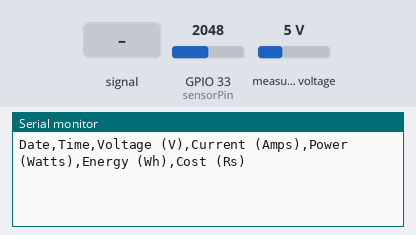
Recording of a sketch running on a simulated ESP32. Parts: the last lines printed to the serial monitor. The test bench sets the inputs (shaded band); at power-on: measured voltage 5 V, GPIO 33 (sensorPin) = 2048.

Above: at 1.2 s.
1.3 s: GPIO 33 (sensorPin) fed a 200 Hz sine of ±327 counts around its level
At 3.1 s:
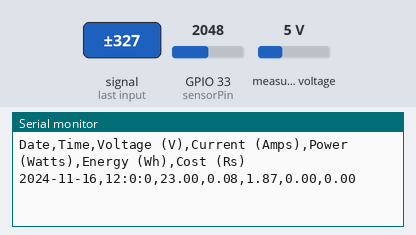
6.5 s: measured voltage set to 0.3 V
At 7.3 s:
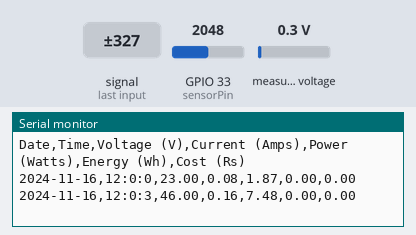
8.0 s: GPIO 33 (sensorPin) set to 1960
At 9.2 s:
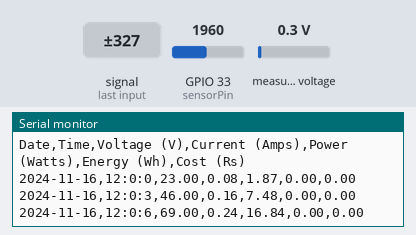
9.5 s: GPIO 33 (sensorPin) fed a 1000 Hz sine of ±1023 counts around its level
11.0 s: measured voltage set to 3.8 V
At 12.2 s:
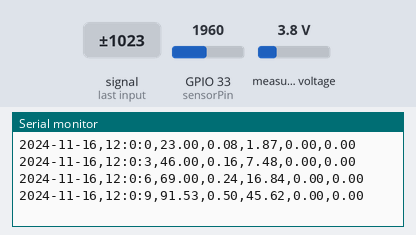
12.5 s: GPIO 33 (sensorPin) set to 2040
At 14.8 s:
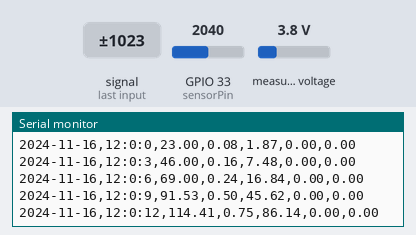
Timing chart, 0 to 15.0 s (numbered marks = the images above; inputs shaded):
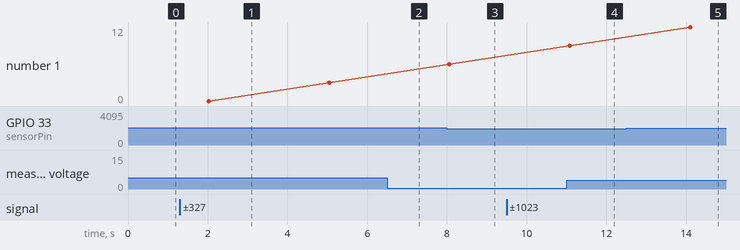

Measured:
- after the input at 1.3 s, the serial monitor: prints a new line after 0.72 s (image 1)

The sketch:

bulb2-100w_excel.ino
```cpp
#include <ZMPT101B.h>

#define SENSITIVITY 460.0f       // Adjust sensitivity if voltage reading is too low
#define MOVING_AVG_SIZE 10

ZMPT101B voltageSensor(32, 50.0);
float voltageReadings[MOVING_AVG_SIZE];
int voltageIndex = 0;

const int sensorPin = 33;
int mVperAmp = 229;
double currentReadings[MOVING_AVG_SIZE];
int currentIndex = 0;
double totalCurrent = 0;
double averageCurrent = 0;
double Voltage = 0;
double VRMS = 0;
double AmpsRMS = 0;
double Power = 0;
double Energy = 0;
double Cost = 0;
unsigned long previousMillis = 0;
unsigned long interval = 60000;
unsigned long programStartTime = millis();

double costPerUnit = 4.80;

// Starting date and time (year, month, day, hour, minute, second)
int year = 2024;
int month = 11;
int day = 16;
int hour = 12;
int minute = 0;
int second = 0;

void setup() {
  Serial.begin(115200);
  voltageSensor.setSensitivity(SENSITIVITY);

  Serial.println("Date,Time,Voltage (V),Current (Amps),Power (Watts),Energy (Wh),Cost (Rs)");
}

void loop() {
  // Update date and time based on elapsed time
  updateDateTime();

  // Measure voltage
  float voltage = voltageSensor.getRmsVoltage();
  voltageReadings[voltageIndex] = voltage;
  voltageIndex = (voltageIndex + 1) % MOVING_AVG_SIZE;

  float averageVoltage = 0;
  for (int i = 0; i < MOVING_AVG_SIZE; i++) {
    averageVoltage += voltageReadings[i];
  }
  averageVoltage /= MOVING_AVG_SIZE;

  Voltage = getVPP();
  VRMS = (Voltage / 2.0) * 0.707;
  AmpsRMS = (VRMS * 1000) / mVperAmp;

  totalCurrent -= currentReadings[currentIndex];
  currentReadings[currentIndex] = AmpsRMS;
  totalCurrent += currentReadings[currentIndex];
  currentIndex = (currentIndex + 1) % MOVING_AVG_SIZE;

  averageCurrent = totalCurrent / MOVING_AVG_SIZE;
  Power = averageVoltage * averageCurrent;

  unsigned long currentMillis = millis();
  if (currentMillis - previousMillis >= interval) {
    previousMillis = currentMillis;
    Energy += Power * (interval / 3600000.0);
    double energyInKWh = Energy / 1000.0;
    Cost = energyInKWh * costPerUnit;
  }

  // Print results with separated columns
  Serial.print(year);
  Serial.print("-");
  Serial.print(month);
  Serial.print("-");
  Serial.print(day);
  Serial.print(",");

  Serial.print(hour);
  Serial.print(":");
  Serial.print(minute);
  Serial.print(":");
  Serial.print(second);
  Serial.print(",");

  Serial.print(averageVoltage);
  Serial.print(",");

  Serial.print(averageCurrent);
  Serial.print(",");

  Serial.print(Power);
  Serial.print(",");

  Serial.print(Energy);
  Serial.print(",");

  Serial.println(Cost);

  delay(1000);
}

// Function to update date and time based on millis()
void updateDateTime() {
  unsigned long elapsedMillis = millis() - programStartTime;
  second = elapsedMillis / 1000;

  if (second >= 60) {
    minute += second / 60;
    second %= 60;
  }

  if (minute >= 60) {
    hour += minute / 60;
    minute %= 60;
  }

  if (hour >= 24) {
    day += hour / 24;
    hour %= 24;
  }

  // Adjust days for the month
  int daysInMonth = getDaysInMonth(year, month);
  if (day > daysInMonth) {
    day -= daysInMonth;
    month++;

    if (month > 12) {
      month = 1;
      year++;
    }
  }
}

// Function to return the number of days in a month
int getDaysInMonth(int year, int month) {
  if (month == 2) {
    // Check for leap year
    if ((year % 4 == 0 && year % 100 != 0) || (year % 400 == 0)) {
      return 29;
    } else {
      return 28;
    }
  } else if (month == 4 || month == 6 || month == 9 || month == 11) {
    return 30;
  } else {
    return 31;
  }
}

// Function to calculate peak-to-peak voltage
float getVPP() {
  float result;
  int readValue;
  int maxValue = 0;
  int minValue = 4096;

  uint32_t start_time = millis();
  while ((millis() - start_time) < 2000) {
    readValue = analogRead(sensorPin);
    if (readValue > maxValue) maxValue = readValue;
    if (readValue < minValue) minValue = readValue;
  }

  result = ((maxValue - minValue) * 3.3) / 4096.0;
  return result;
}
```
